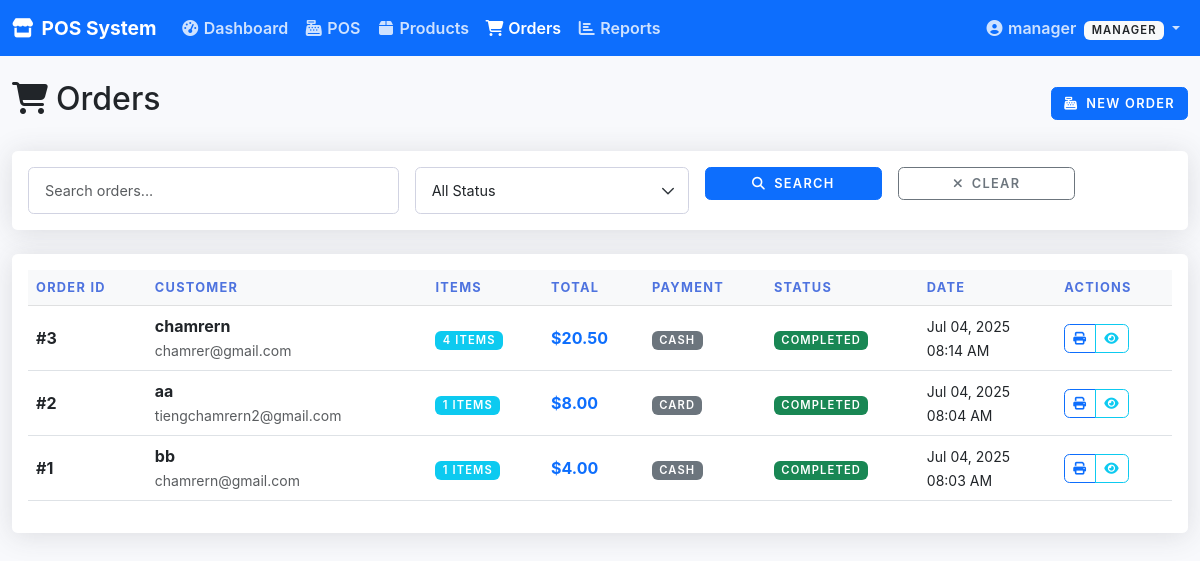
/user/orders.php (signed in), run on the app's committed database.
### tables this page shows
CREATE TABLE IF NOT EXISTS `orders` (
  `id` int(11) NOT NULL AUTO_INCREMENT,
  `customer_name` varchar(100) DEFAULT NULL,
  `customer_email` varchar(100) DEFAULT NULL,
  `total_amount` decimal(10,2) NOT NULL,
  `status` enum('pending','completed','cancelled') DEFAULT 'pending',
  `payment_method` varchar(50) DEFAULT NULL,
  `created_at` timestamp NULL DEFAULT CURRENT_TIMESTAMP,
  `updated_at` timestamp NULL DEFAULT CURRENT_TIMESTAMP ON UPDATE CURRENT_TIMESTAMP,
  PRIMARY KEY (`id`)
);

### includes/auth.php (called while the page is built, shortened)
<?php
function isManager()
{
      return isset($_SESSION['role']) && ($_SESSION['role'] === 'admin' || $_SESSION['role'] === 'manager');
}

### user/orders.php (the view, shortened to what this page needs)
<?php
require_once '../includes/auth.php';
$pdo = getDBConnection();
$page = isset($_GET['page']) ? (int)$_GET['page'] : 1;
$limit = 10;
$offset = ($page - 1) * $limit;
$search = isset($_GET['search']) ? trim($_GET['search']) : '';
$where_conditions = [];
$params = [];
$where_clause = !empty($where_conditions) ? 'WHERE ' . implode(' AND ', $where_conditions) : '';
$sql = "SELECT o.*, COUNT(oi.id) as item_count
        FROM orders o
        LEFT JOIN order_items oi ON o.id = oi.order_id
        $where_clause
        GROUP BY o.id
        ORDER BY o.created_at DESC
        LIMIT $limit OFFSET $offset";
$stmt = $pdo->prepare($sql);
$stmt->execute($params);
$orders = $stmt->fetchAll(PDO::FETCH_ASSOC);
?>
<!DOCTYPE html>
<html lang="en">
<head>
      <link href="https://cdn.jsdelivr.net/npm/bootstrap@5.3.0/dist/css/bootstrap.min.css" rel="stylesheet">
      <link rel="stylesheet" href="https://cdnjs.cloudflare.com/ajax/libs/font-awesome/6.4.0/css/all.min.css">
      <link rel="stylesheet" href="../admin/assets/css/admin.css">
</head>
<body>
      <nav class="navbar navbar-expand-lg navbar-dark bg-primary">
            <div class="container-fluid">
                  <a class="navbar-brand" href="index.php">
                        <i class="fas fa-store me-2"></i>POS System
                  </a>
                  <div class="collapse navbar-collapse" id="navbarNav">
                        <ul class="navbar-nav me-auto">
                              <li class="nav-item">
                                    <a class="nav-link" href="index.php">
                                          <i class="fas fa-tachometer-alt me-1"></i>Dashboard
                                    </a>
                              </li>
                              <li class="nav-item">
                                    <a class="nav-link" href="pos.php">
                                          <i class="fas fa-cash-register me-1"></i>POS
                                    </a>
                              </li>
                              <li class="nav-item">
                                    <a class="nav-link" href="products.php">
                                          <i class="fas fa-box me-1"></i>Products
                                    </a>
                              </li>
                              <li class="nav-item">
                                    <a class="nav-link active" href="orders.php">
                                          <i class="fas fa-shopping-cart me-1"></i>Orders
                                    </a>
                              </li>
                              <?php if (isManager()): ?>
                                    <li class="nav-item">
                                          <a class="nav-link" href="reports.php">
                                                <i class="fas fa-chart-bar me-1"></i>Reports
                                          </a>
                                    </li>
                              <?php endif; ?>
                        </ul>
                        <ul class="navbar-nav">
                              <li class="nav-item dropdown">
                                    <a class="nav-link dropdown-toggle" href="#" id="navbarDropdown" role="button" data-bs-toggle="dropdown">
                                          <i class="fas fa-user-circle me-1"></i><?php echo $_SESSION['username']; ?>
                                          <span class="badge bg-light text-dark ms-1"><?php echo ucfirst($_SESSION['role']); ?></span>
                                    </a>
                              </li>
                        </ul>
                  </div>
            </div>
      </nav>
      <div class="container-fluid mt-4">
            <div class="row">
                  <div class="col-12">
                        <div class="d-flex justify-content-between align-items-center mb-4">
                              <h2><i class="fas fa-shopping-cart me-2"></i>Orders</h2>
                              <a href="pos.php" class="btn btn-primary">
                                    <i class="fas fa-cash-register me-2"></i>New Order
                              </a>
                        </div>
                        <div class="card mb-4">
                              <div class="card-body">
                                    <form method="GET" class="row g-3">
                                          <div class="col-md-4">
                                                <input type="text" name="search" class="form-control" placeholder="Search orders..." value="<?php echo htmlspecialchars($search); ?>">
                                          </div>
                                          <div class="col-md-3">
                                                <select name="status" class="form-select">
                                                      <option value="">All Status</option>
                                                </select>
                                          </div>
                                          <div class="col-md-2">
                                                <button type="submit" class="btn btn-primary w-100">
                                                      <i class="fas fa-search me-2"></i>Search
                                                </button>
                                          </div>
                                          <div class="col-md-2">
                                                <a href="orders.php" class="btn btn-outline-secondary w-100">
                                                      <i class="fas fa-times me-2"></i>Clear
                                                </a>
                                          </div>
                                    </form>
                              </div>
                        </div>
                        <div class="card">
                              <div class="card-body">
                                    <?php if (empty($orders)): ?>
                                          <div class="text-center py-5">
                                                <i class="fas fa-shopping-cart fa-3x text-muted mb-3"></i>
                                                <h4 class="text-muted">No orders found</h4>
                                                <p class="text-muted">Try adjusting your search criteria</p>
                                          </div>
                                    <?php else: ?>
                                          <div class="table-responsive">
                                                <table class="table table-hover">
                                                      <thead class="table-light">
                                                            <tr>
                                                                  <th>Order ID</th>
                                                                  <th>Customer</th>
                                                                  <th>Items</th>
                                                                  <th>Total</th>
                                                                  <th>Payment</th>
                                                                  <th>Status</th>
                                                                  <th>Date</th>
                                                                  <th>Actions</th>
                                                            </tr>
                                                      </thead>
                                                      <tbody>
                                                            <?php foreach ($orders as $order): ?>
                                                                  <tr>
                                                                        <td>
                                                                              <strong>#<?php echo $order['id']; ?></strong>
                                                                        </td>
                                                                        <td>
                                                                              <div>
                                                                                    <strong><?php echo htmlspecialchars($order['customer_name'] ?: 'Walk-in Customer'); ?></strong>
                                                                                    <?php if ($order['customer_email']): ?>
                                                                                          <br><small class="text-muted"><?php echo htmlspecialchars($order['customer_email']); ?></small>
                                                                                    <?php endif; ?>
                                                                              </div>
                                                                        </td>
                                                                        <td>
                                                                              <span class="badge bg-info"><?php echo $order['item_count']; ?> items</span>
                                                                        </td>
                                                                        <td>
                                                                              <strong class="text-primary">$<?php echo number_format($order['total_amount'], 2); ?></strong>
                                                                        </td>
                                                                        <td>
                                                                              <span class="badge bg-secondary"><?php echo ucfirst($order['payment_method']); ?></span>
                                                                        </td>
                                                                        <td>
                                                                              <span class="badge bg-<?php
                                                                                                      echo $order['status'] === 'completed' ? 'success' : ($order['status'] === 'pending' ? 'warning' : 'danger');
                                                                                                      ?>">
                                                                                    <?php echo ucfirst($order['status']); ?>
                                                                              </span>
                                                                        </td>
                                                                        <td>
                                                                              <small>
                                                                                    <?php echo date('M d, Y', strtotime($order['created_at'])); ?><br>
                                                                                    <?php echo date('H:i A', strtotime($order['created_at'])); ?>
                                                                              </small>
                                                                        </td>
                                                                        <td>
                                                                              <div class="btn-group btn-group-sm">
                                                                                    <a href="receipt.php?order_id=<?php echo $order['id']; ?>" class="btn btn-outline-primary" title="View Receipt">
                                                                                          <i class="fas fa-print"></i>
                                                                                    </a>
                                                                                    <button type="button" class="btn btn-outline-info" onclick="viewOrderDetails(<?php echo $order['id']; ?>)" title="View Details">
                                                                                          <i class="fas fa-eye"></i>
                                                                                    </button>
                                                                              </div>
                                                                        </td>
                                                                  </tr>
                                                            <?php endforeach; ?>
                                                      </tbody>
                                                </table>
                                          </div>
                                    <?php endif; ?>
                              </div>
                        </div>
                  </div>
            </div>
      </div>

### admin/assets/css/admin.css (style rules this page uses)
:root { --primary-color: #4e73df; --secondary-color: #858796; --success-color: #1cc88a; --info-color: #36b9cc; --warning-color: #f6c23e; --danger-color: #e74a3b; --light-color: #f8f9fc; --dark-color: #5a5c69; }
body { font-family: 'Nunito', -apple-system, BlinkMacSystemFont, "Segoe UI", Roboto, "Helvetica Neue", Arial, sans-serif; background-color: #f8f9fc; }
.card { border: none; border-radius: 0.35rem; box-shadow: 0 0.15rem 1.75rem 0 rgba(58, 59, 69, 0.15) !important; }
.table th { border-top: none; font-weight: 700; color: var(--primary-color); text-transform: uppercase; font-size: 0.8rem; letter-spacing: 0.1em; }
.table td { vertical-align: middle; }
.navbar-brand { font-weight: 700; font-size: 1.2rem; }
.nav-link { font-weight: 600; color: rgba(255, 255, 255, 0.8) !important; transition: color 0.3s ease; }
.nav-link:hover, .nav-link.active { color: #ffffff !important; }
.nav-link i { width: 1.2rem; text-align: center; }
.btn { border-radius: 0.35rem; font-weight: 600; text-transform: uppercase; font-size: 0.8rem; letter-spacing: 0.1em; transition: all 0.3s ease; }
.badge { font-weight: 600; text-transform: uppercase; font-size: 0.7rem; letter-spacing: 0.1em; }
.form-control { border-radius: 0.35rem; border: 1px solid #d1d3e2; padding: 0.75rem 1rem; font-size: 0.9rem; transition: border-color 0.3s ease, box-shadow 0.3s ease; height: auto; min-height: 45px; }
.form-select { border-radius: 0.35rem; border: 1px solid #d1d3e2; padding: 0.75rem 1rem; font-size: 0.9rem; transition: border-color 0.3s ease, box-shadow 0.3s ease; height: auto; min-height: 45px; background-repeat: no-repeat; background-position: right 0.75rem center; background-size: 16px 12px; padding-right: 2.5rem; }

### data on the page
orders: id "3", customer_name "chamrern", customer_email "chamrer@gmail.com", item_count "4", total_amount "20.50", payment_method "CASH", status "COMPLETED", created_at "Jul 04, 2025", created_at "08:14 AM"
orders: id "2", customer_name "aa", customer_email "tiengchamrern2@gmail.com", item_count "1", total_amount "8.00", payment_method "CARD", status "COMPLETED", created_at "Jul 04, 2025", created_at "08:04 AM"
orders: id "1", customer_name "bb", customer_email "chamrern@gmail.com", item_count "1", total_amount "4.00", payment_method "CASH", status "COMPLETED", created_at "Jul 04, 2025", created_at "08:03 AM"

### other printed values
$_SESSION['username'] "manager"
$_SESSION['role'] "MANAGER"
